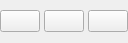
<?xml version="1.0" encoding="UTF-8"?>
<ui version="4.0">
 <class>WindowControlBox</class>
 <widget class="QWidget" name="WindowControlBox">
  <property name="geometry">
   <rect>
    <x>0</x>
    <y>0</y>
    <width>128</width>
    <height>43</height>
   </rect>
  </property>
  <property name="windowTitle">
   <string>Form</string>
  </property>
  <layout class="QHBoxLayout" name="horizontalLayout">
   <property name="spacing">
    <number>4</number>
   </property>
   <property name="leftMargin">
    <number>0</number>
   </property>
   <property name="topMargin">
    <number>0</number>
   </property>
   <property name="rightMargin">
    <number>0</number>
   </property>
   <property name="bottomMargin">
    <number>0</number>
   </property>
   <item>
    <layout class="QHBoxLayout" name="hBoxLayout">
     <property name="spacing">
      <number>4</number>
     </property>
     <item>
      <widget class="QPushButton" name="minBtn">
       <property name="text">
        <string/>
       </property>
      </widget>
     </item>
     <item>
      <widget class="QPushButton" name="expandBtn">
       <property name="text">
        <string/>
       </property>
      </widget>
     </item>
     <item>
      <widget class="QPushButton" name="closeBtn">
       <property name="text">
        <string/>
       </property>
      </widget>
     </item>
    </layout>
   </item>
  </layout>
 </widget>
 <resources/>
 <connections/>
</ui>
